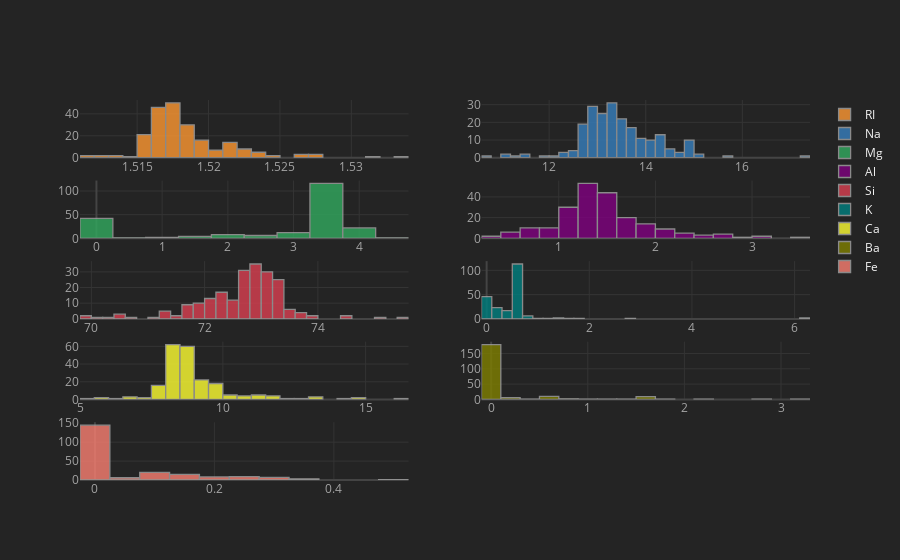

Notebook code cell kept with this figure:
### Code cell
df2_r.iplot(kind='hist', subplots=True)

### Figure 1 — Plotly figure (JSON) as saved in the notebook; plotly's stock layout.template omitted (floating-point values rounded to 4 significant figures; data arrays with more than 128 entries replaced by an {"elided": "..."} marker saying what was removed)
{"data": [{"histfunc": "count", "histnorm": "", "marker": {"color": "rgba(255, 153, 51, 1.0)", "line": {"color": "#A4A4A4", "width": 1.3}}, "name": "RI", "opacity": 0.8, "orientation": "v", "type": "histogram", "x": {"elided": "214 float values"}, "xaxis": "x", "yaxis": "y"}, {"histfunc": "count", "histnorm": "", "marker": {"color": "rgba(55, 128, 191, 1.0)", "line": {"color": "#A4A4A4", "width": 1.3}}, "name": "Na", "opacity": 0.8, "orientation": "v", "type": "histogram", "x": {"elided": "214 float values"}, "xaxis": "x2", "yaxis": "y2"}, {"histfunc": "count", "histnorm": "", "marker": {"color": "rgba(50, 171, 96, 1.0)", "line": {"color": "#A4A4A4", "width": 1.3}}, "name": "Mg", "opacity": 0.8, "orientation": "v", "type": "histogram", "x": {"elided": "214 float values"}, "xaxis": "x3", "yaxis": "y3"}, {"histfunc": "count", "histnorm": "", "marker": {"color": "rgba(128, 0, 128, 1.0)", "line": {"color": "#A4A4A4", "width": 1.3}}, "name": "Al", "opacity": 0.8, "orientation": "v", "type": "histogram", "x": {"elided": "214 float values"}, "xaxis": "x4", "yaxis": "y4"}, {"histfunc": "count", "histnorm": "", "marker": {"color": "rgba(219, 64, 82, 1.0)", "line": {"color": "#A4A4A4", "width": 1.3}}, "name": "Si", "opacity": 0.8, "orientation": "v", "type": "histogram", "x": {"elided": "214 float values"}, "xaxis": "x5", "yaxis": "y5"}, {"histfunc": "count", "histnorm": "", "marker": {"color": "rgba(0, 128, 128, 1.0)", "line": {"color": "#A4A4A4", "width": 1.3}}, "name": "K", "opacity": 0.8, "orientation": "v", "type": "histogram", "x": {"elided": "214 float values"}, "xaxis": "x6", "yaxis": "y6"}, {"histfunc": "count", "histnorm": "", "marker": {"color": "rgba(255, 255, 51, 1.0)", "line": {"color": "#A4A4A4", "width": 1.3}}, "name": "Ca", "opacity": 0.8, "orientation": "v", "type": "histogram", "x": {"elided": "214 float values"}, "xaxis": "x7", "yaxis": "y7"}, {"histfunc": "count", "histnorm": "", "marker": {"color": "rgba(128, 128, 0, 1.0)", "line": {"color": "#A4A4A4", "width": 1.3}}, "name": "Ba", "opacity": 0.8, "orientation": "v", "type": "histogram", "x": {"elided": "214 float values"}, "xaxis": "x8", "yaxis": "y8"}, {"histfunc": "count", "histnorm": "", "marker": {"color": "rgba(251, 128, 114, 1.0)", "line": {"color": "#A4A4A4", "width": 1.3}}, "name": "Fe", "opacity": 0.8, "orientation": "v", "type": "histogram", "x": {"elided": "214 float values"}, "xaxis": "x9", "yaxis": "y9"}], "layout": {"barmode": "overlay", "legend": {"bgcolor": "#242424", "font": {"color": "#F4F4F4"}}, "paper_bgcolor": "#242424", "plot_bgcolor": "#242424", "title": {"font": {"color": "#F4F4F4"}}, "xaxis": {"anchor": "y", "domain": [0, 0.45], "gridcolor": "#343434", "showgrid": true, "tickfont": {"color": "#A4A4A4"}, "title": {"font": {"color": "#A4A4A4"}, "text": ""}, "zerolinecolor": "#444444"}, "xaxis10": {"anchor": "y10", "domain": [0.55, 1], "gridcolor": "#343434", "showgrid": true, "tickfont": {"color": "#A4A4A4"}, "title": {"font": {"color": "#A4A4A4"}, "text": ""}, "zerolinecolor": "#444444"}, "xaxis2": {"anchor": "y2", "domain": [0.55, 1], "gridcolor": "#343434", "showgrid": true, "tickfont": {"color": "#A4A4A4"}, "title": {"font": {"color": "#A4A4A4"}, "text": ""}, "zerolinecolor": "#444444"}, "xaxis3": {"anchor": "y3", "domain": [0, 0.45], "gridcolor": "#343434", "showgrid": true, "tickfont": {"color": "#A4A4A4"}, "title": {"font": {"color": "#A4A4A4"}, "text": ""}, "zerolinecolor": "#444444"}, "xaxis4": {"anchor": "y4", "domain": [0.55, 1], "gridcolor": "#343434", "showgrid": true, "tickfont": {"color": "#A4A4A4"}, "title": {"font": {"color": "#A4A4A4"}, "text": ""}, "zerolinecolor": "#444444"}, "xaxis5": {"anchor": "y5", "domain": [0, 0.45], "gridcolor": "#343434", "showgrid": true, "tickfont": {"color": "#A4A4A4"}, "title": {"font": {"color": "#A4A4A4"}, "text": ""}, "zerolinecolor": "#444444"}, "xaxis6": {"anchor": "y6", "domain": [0.55, 1], "gridcolor": "#343434", "showgrid": true, "tickfont": {"color": "#A4A4A4"}, "title": {"font": {"color": "#A4A4A4"}, "text": ""}, "zerolinecolor": "#444444"}, "xaxis7": {"anchor": "y7", "domain": [0, 0.45], "gridcolor": "#343434", "showgrid": true, "tickfont": {"color": "#A4A4A4"}, "title": {"font": {"color": "#A4A4A4"}, "text": ""}, "zerolinecolor": "#444444"}, "xaxis8": {"anchor": "y8", "domain": [0.55, 1], "gridcolor": "#343434", "showgrid": true, "tickfont": {"color": "#A4A4A4"}, "title": {"font": {"color": "#A4A4A4"}, "text": ""}, "zerolinecolor": "#444444"}, "xaxis9": {"anchor": "y9", "domain": [0, 0.45], "gridcolor": "#343434", "showgrid": true, "tickfont": {"color": "#A4A4A4"}, "title": {"font": {"color": "#A4A4A4"}, "text": ""}, "zerolinecolor": "#444444"}, "yaxis": {"anchor": "x", "domain": [0.848, 1], "gridcolor": "#343434", "showgrid": true, "tickfont": {"color": "#A4A4A4"}, "title": {"font": {"color": "#A4A4A4"}, "text": ""}, "zerolinecolor": "#444444"}, "yaxis10": {"anchor": "x10", "domain": [0, 0.152], "gridcolor": "#343434", "showgrid": true, "tickfont": {"color": "#A4A4A4"}, "title": {"font": {"color": "#A4A4A4"}, "text": ""}, "zerolinecolor": "#444444"}, "yaxis2": {"anchor": "x2", "domain": [0.848, 1], "gridcolor": "#343434", "showgrid": true, "tickfont": {"color": "#A4A4A4"}, "title": {"font": {"color": "#A4A4A4"}, "text": ""}, "zerolinecolor": "#444444"}, "yaxis3": {"anchor": "x3", "domain": [0.636, 0.788], "gridcolor": "#343434", "showgrid": true, "tickfont": {"color": "#A4A4A4"}, "title": {"font": {"color": "#A4A4A4"}, "text": ""}, "zerolinecolor": "#444444"}, "yaxis4": {"anchor": "x4", "domain": [0.636, 0.788], "gridcolor": "#343434", "showgrid": true, "tickfont": {"color": "#A4A4A4"}, "title": {"font": {"color": "#A4A4A4"}, "text": ""}, "zerolinecolor": "#444444"}, "yaxis5": {"anchor": "x5", "domain": [0.424, 0.576], "gridcolor": "#343434", "showgrid": true, "tickfont": {"color": "#A4A4A4"}, "title": {"font": {"color": "#A4A4A4"}, "text": ""}, "zerolinecolor": "#444444"}, "yaxis6": {"anchor": "x6", "domain": [0.424, 0.576], "gridcolor": "#343434", "showgrid": true, "tickfont": {"color": "#A4A4A4"}, "title": {"font": {"color": "#A4A4A4"}, "text": ""}, "zerolinecolor": "#444444"}, "yaxis7": {"anchor": "x7", "domain": [0.212, 0.364], "gridcolor": "#343434", "showgrid": true, "tickfont": {"color": "#A4A4A4"}, "title": {"font": {"color": "#A4A4A4"}, "text": ""}, "zerolinecolor": "#444444"}, "yaxis8": {"anchor": "x8", "domain": [0.212, 0.364], "gridcolor": "#343434", "showgrid": true, "tickfont": {"color": "#A4A4A4"}, "title": {"font": {"color": "#A4A4A4"}, "text": ""}, "zerolinecolor": "#444444"}, "yaxis9": {"anchor": "x9", "domain": [0, 0.152], "gridcolor": "#343434", "showgrid": true, "tickfont": {"color": "#A4A4A4"}, "title": {"font": {"color": "#A4A4A4"}, "text": ""}, "zerolinecolor": "#444444"}}}
